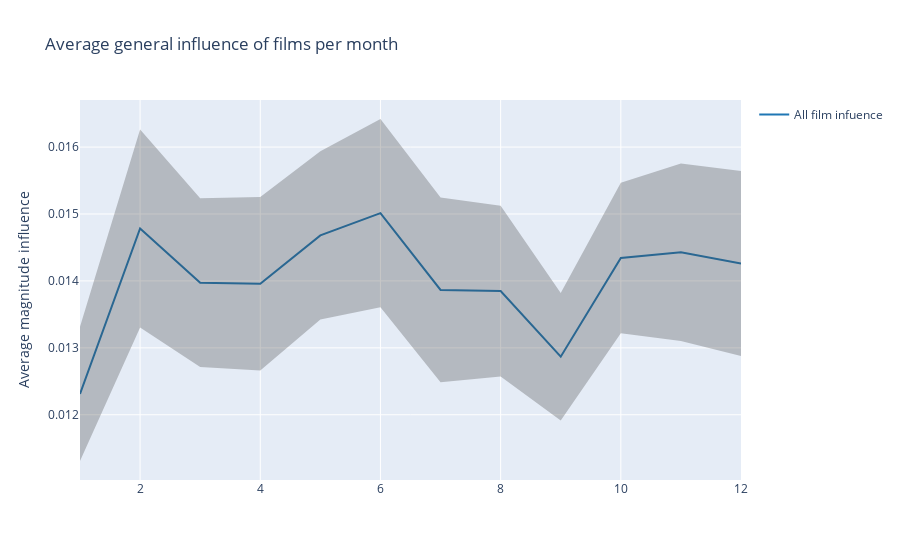

Notebook cell for this chart:
### Code cell
fig = go.Figure([
    go.Scatter(
        name='All film infuence',
        x=influence_per_month_df.index,
        y=influence_per_month_df['avg_mag_slope_change_significant_per_month'],
        mode='lines',
        line=dict(color='rgb(31, 119, 180)'),
    ),
    go.Scatter(
        name='Upper Bound',
        x=influence_per_month_df.index,
        y=influence_per_month_df['avg_mag_slope_change_significant_per_month']+1.96*influence_per_month_df['se_mag_slope_change_significant_per_month'],
        mode='lines',
        marker=dict(color="#444"),
        line=dict(width=0),
        showlegend=False
    ),
    go.Scatter(
        name='Lower Bound',
        x=influence_per_month_df.index,
        y=influence_per_month_df['avg_mag_slope_change_significant_per_month']-1.96*influence_per_month_df['se_mag_slope_change_significant_per_month'],
        marker=dict(color="#444"),
        line=dict(width=0),
        mode='lines',
        fillcolor='rgba(68, 68, 68, 0.3)',
        fill='tonexty',
        showlegend=False
    )
])
fig.update_layout(
    yaxis_title='Average magnitude influence',
    title='Average general influence of films per month',
    hovermode="x"
)
fig.show()

### Figure 1 — Plotly figure (JSON) as saved in the notebook; plotly's stock layout.template omitted (floating-point values rounded to 4 significant figures)
{"data": [{"line": {"color": "rgb(31, 119, 180)"}, "mode": "lines", "name": "All film infuence", "type": "scatter", "x": [1, 2, 3, 4, 5, 6, 7, 8, 9, 10, 11, 12], "y": [0.01231, 0.01478, 0.01397, 0.01396, 0.01468, 0.01501, 0.01387, 0.01385, 0.01287, 0.01434, 0.01443, 0.01426]}, {"line": {"width": 0}, "marker": {"color": "#444"}, "mode": "lines", "name": "Upper Bound", "showlegend": false, "type": "scatter", "x": [1, 2, 3, 4, 5, 6, 7, 8, 9, 10, 11, 12], "y": [0.01332, 0.01626, 0.01524, 0.01526, 0.01594, 0.01642, 0.01524, 0.01512, 0.01382, 0.01547, 0.01575, 0.01564]}, {"fill": "tonexty", "fillcolor": "rgba(68, 68, 68, 0.3)", "line": {"width": 0}, "marker": {"color": "#444"}, "mode": "lines", "name": "Lower Bound", "showlegend": false, "type": "scatter", "x": [1, 2, 3, 4, 5, 6, 7, 8, 9, 10, 11, 12], "y": [0.01131, 0.0133, 0.01271, 0.01266, 0.01342, 0.01361, 0.01249, 0.01257, 0.01192, 0.01322, 0.0131, 0.01288]}], "layout": {"hovermode": "x", "title": {"text": "Average general influence of films per month"}, "yaxis": {"title": {"text": "Average magnitude influence"}}}}
